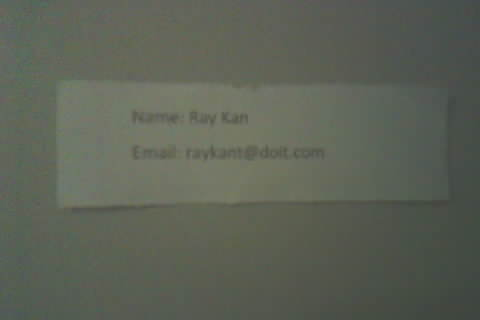
#> input picture case3a/pic/12.jpg, 480 x 320 px, found by its file name
$ python '3a(1).py'
#> lines starting #> are read from the running program, lines starting #| are printed output that depends on the picture
# start import
import pytesseract
import cv2 as cv
import numpy as np
from PIL import Image, ImageEnhance
# end import

# start function declaration
def opencv_resize(image, ratio):
    width = int(image.shape[1] * ratio)
    height = int(image.shape[0] * ratio)
    dim = (width, height)
    return cv.resize(image, dim, interpolation = cv.INTER_AREA)

def approximate_contour(contour):
    peri = cv.arcLength(contour, True)
    return cv.approxPolyDP(contour, 0.032 * peri, True)

def get_receipt_contour(contours):
    for c in contours:
        approx = approximate_contour(c)
        if len(approx) == 4:
            return approx

def contour_to_rect(contour):
    pts = contour.reshape(4, 2)
    rect = np.zeros((4, 2), dtype = "float32")
    s = pts.sum(axis = 1)
    rect[0] = pts[np.argmin(s)]
    rect[2] = pts[np.argmax(s)]
    diff = np.diff(pts, axis = 1)
    rect[1] = pts[np.argmin(diff)]
    rect[3] = pts[np.argmax(diff)]
    return rect

def wrap_perspective(img, rect):
    (tl, tr, br, bl) = rect
    widthA = np.sqrt(((br[0] - bl[0]) ** 2) + ((br[1] - bl[1]) ** 2))
    widthB = np.sqrt(((tr[0] - tl[0]) ** 2) + ((tr[1] - tl[1]) ** 2))    # compute the height of the new image
    heightA = np.sqrt(((tr[0] - br[0]) ** 2) + ((tr[1] - br[1]) ** 2))
    heightB = np.sqrt(((tl[0] - bl[0]) ** 2) + ((tl[1] - bl[1]) ** 2))
    maxWidth = max(int(widthA), int(widthB))
    maxHeight = max(int(heightA), int(heightB))
    dst = np.array([
        [0, 0],
        [maxWidth - 1, 0],
        [maxWidth - 1, maxHeight - 1],
        [0, maxHeight - 1]], dtype = "float32")
    M = cv.getPerspectiveTransform(rect, dst)
    return cv.warpPerspective(img, M, (maxWidth, maxHeight))

def process_img(filedir, img_name):
#> called with filedir = 'python/payvegan_cases/case3a/pic/', img_name = '12.jpg'
    img_dir = filedir+img_name
    img = cv.imread(img_dir)
#> img is the input picture: shape (320, 480, 3); mean B, G, R 86.2, 97.7, 92.9
    resize_ratio = 500 / img.shape[0]
#> resize_ratio = 1.56
    resize = opencv_resize(img, resize_ratio)
    cv.imwrite(filedir+"resize.jpg", resize)

    contrast = Image.open(filedir+"resize.jpg")
    contrast = ImageEnhance.Contrast(contrast).enhance(2)
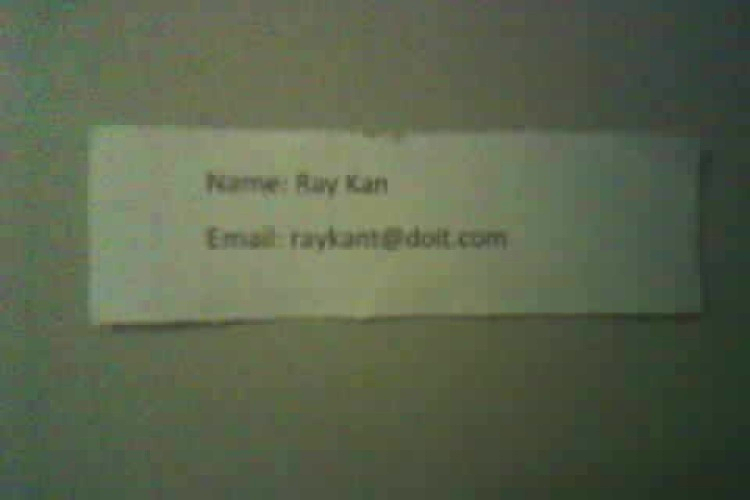
#> contrast: PIL image 750x500 RGB; mean R, G, B 90.8, 100.4, 77.3
    contrast.save(filedir+"contrast.jpg")

    img1 = cv.imread(filedir+"contrast.jpg")
    gray = cv.cvtColor(img1, cv.COLOR_BGR2GRAY)
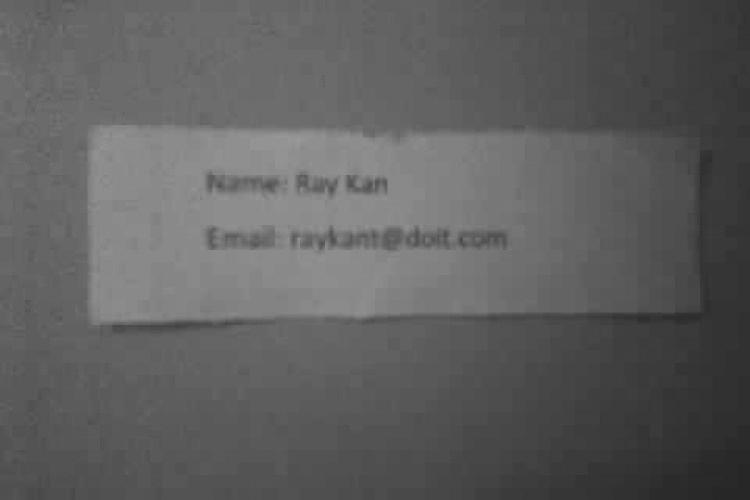
#> gray: shape (500, 750); min 38, max 154, mean 94.9
    #gray = cv.cvtColor(resize, cv.COLOR_BGR2GRAY)
    cv.imwrite(filedir+"gray.jpg", gray)

    blur = cv.GaussianBlur(gray, (3,3), 0)
    cv.imwrite(filedir+"blur.jpg", blur)

    rectKernel = cv.getStructuringElement(cv.MORPH_RECT, (9, 9))
    dilate = cv.dilate(blur, rectKernel)
    cv.imwrite(filedir+"dilate.jpg", dilate)

    edge = cv.Canny(dilate, 30, 150)
#> edge: shape (500, 750); every value is 0
    cv.imwrite(filedir+"edge.jpg", edge)

    contours, hierarchy = cv.findContours(edge, cv.RETR_TREE, cv.CHAIN_APPROX_SIMPLE)
#> contours = []
    contour = cv.drawContours(gray.copy(), contours, -1, (0, 255, 0), 2, cv.LINE_AA)
    cv.imwrite(filedir+"contours.jpg", contour)

    largest_contours = sorted(contours, key=cv.contourArea, reverse=True)[:5]
#> largest_contours = []
    image_with_largest_contours = cv.drawContours(contour, largest_contours, -1, (0,255,0), 3)
    cv.imwrite(filedir+"largest_contour.jpg", image_with_largest_contours)

    receipt_contour = get_receipt_contour(largest_contours)
    image_with_receipt_contour = cv.drawContours(image_with_largest_contours, [receipt_contour], -1, (0, 255, 0), 2)
    cv.imwrite(filedir+"receipt_contour.jpg", image_with_receipt_contour)

    scan = wrap_perspective(gray.copy(), contour_to_rect(receipt_contour))
    cv.imwrite(filedir+"scan.jpg", scan)
    return scan
# end function declaration

# start code
if __name__ == "__main__":
    pytesseract.pytesseract.tesseract_cmd = r"C:\\Program Files\\Tesseract-OCR\\tesseract.exe"

    #img = cv.imread("python/payvegan_cases/case3a/pic/2.jpg")
#> (the run stopped early here; a loop or call above may not have finished)
